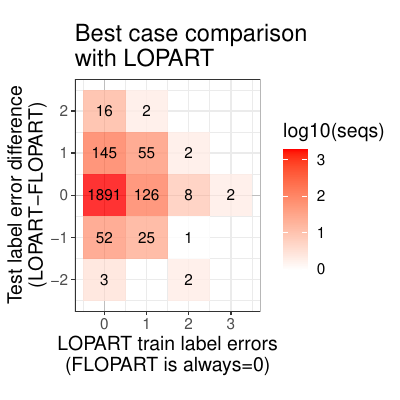

Write the R code that produced this figure.
library(data.table)
library(ggplot2)

err.dt <- data.table(csv=Sys.glob("figure-label-errors-data*/*.csv"))[, {data.table::fread(csv)}, by=csv]
err.dt <- err.dt[model == "Flopart"]

lopart.err.dt <- data.table(csv=Sys.glob("LOPART-figure-label-errors-data*/*.csv"))[, {data.table::fread(csv)}, by=csv]

err.dt <- rbind(err.dt, lopart.err.dt)

err.dt <- err.dt[order(dataset, sample.id, fold, pen)]
err.dt[, errors := fp + fn]

algo.colors <- c(
  LOPART = "red",
  FLOPART = "black"
)

scale.for <- function(algo){
  scale_fill_gradient(
    "log10(seqs)",
    low="white",
    high=algo.colors[[algo]])
}  

total.dt <- dcast(
  data.table(data.frame(err.dt)),
  dataset + sample.id + fold + model + pen ~ set.i,
  value.var="errors")

total.dt[, train.test := test+train]

total.min <- total.dt[, .SD[
  which.min(train.test)], by=.(dataset, sample.id, fold, model)]

total.min.wide <- dcast(
  total.min,
  dataset + sample.id + fold ~ model,
  value.var=c("test", "train", "train.test"))

total.min.wide[, diff := train.test_LOPART-train.test_Flopart]

total.min.wide[, train.test.diff := train.test_LOPART - train.test_Flopart]


mytab <- function(dt, col.name){
  errors <- dt[, .(
    count=.N,
    percent=100*.N/nrow(dt)
  ), by=col.name]
  is.zero <- errors[[col.name]] == 0
  is.pos <- errors[[col.name]] > 0
  is.neg <- errors[[col.name]] < 0
  pos <- errors[is.pos]
  neg <- errors[is.neg]
  sum.wide <- data.table(
    sum.count=sum(errors$count),
    zero.count=errors$count[is.zero],
    pos.count=sum(pos[["count"]]),
    pos.min=min(pos[[col.name]]),
    pos.max=max(pos[[col.name]]),
    neg.count=sum(neg[["count"]]),
    neg.min=min(neg[[col.name]]),
    neg.max=max(neg[[col.name]]))
  sum.tall <- melt(sum.wide, measure.vars=names(sum.wide))
  sum.tall[grepl("count", variable), percent := 100*value/nrow(dt) ]
  list(
    errors=errors,
    summary=sum.tall)
}

mytab(total.min.wide, "train_LOPART")

total.min.wide[, test.diff_LOPART := test_LOPART-test_Flopart]

mytab(total.min.wide, "test.diff_LOPART")

testing <- total.min[train > 0]

train.test.counts <- total.min.wide[, .(
  splits=.N
), by=.(train_LOPART, test.diff_LOPART)]


gg <- ggplot()+
  ggtitle("Best case comparison
with LOPART")+
  geom_hline(yintercept=0, color="grey")+
  geom_vline(xintercept=0, color="grey")+
  geom_tile(aes(
    train_LOPART, test.diff_LOPART, fill=log10(splits)),
    alpha=0.8,
    data=train.test.counts)+
  geom_text(aes(
    train_LOPART, test.diff_LOPART, label=splits),
    data=train.test.counts)+
  scale.for("LOPART")+
  coord_equal()+
  theme_bw()+
  scale_x_continuous(
    "LOPART train label errors
(FLOPART is always=0)")+
  scale_y_continuous(
    "Test label error difference
(LOPART-FLOPART)") + theme(text = element_text(size = 14)) 

pdf("LOPART-figure-label-errors.pdf", width=4, height=4)
print(gg)
dev.off()
show(gg)


# choosing pen which minimizes train first, then train second
total.dt <- total.dt[order(dataset, sample.id, model, fold, train,test)]
rank <- total.dt[, rank := order(train,test), by=.(dataset, sample.id, model, fold)]

total.min <- rank[, .SD[
  which.min(rank)], by=.(dataset, sample.id, fold, model)]

testing <- total.min[train > 0]

total.min.wide <- dcast(
  total.min,
  dataset + sample.id + fold ~ model,
  value.var=c("test", "train", "train.test"))

total.min.wide[, diff := train.test_LOPART-train.test_Flopart]

total.min.wide[, train.test.diff := train.test_LOPART - train.test_Flopart]

mytab(total.min.wide, "train_LOPART")

total.min.wide[, test.diff_LOPART := test_LOPART-test_Flopart]

mytab(total.min.wide, "test.diff_LOPART")

train.test.counts <- total.min.wide[, .(
  splits=.N
), by=.(train_LOPART, test.diff_LOPART)]


gg <- ggplot()+
  ggtitle("Best case comparison
with LOPART")+
  geom_hline(yintercept=0, color="grey")+
  geom_vline(xintercept=0, color="grey")+
  geom_tile(aes(
    train_LOPART, test.diff_LOPART, fill=log10(splits)),
    alpha=0.8,
    data=train.test.counts)+
  geom_text(aes(
    train_LOPART, test.diff_LOPART, label=splits),
    data=train.test.counts)+
  scale.for("LOPART")+
  coord_equal()+
  theme_bw()+
  scale_x_continuous(
    "LOPART train label errors
(FLOPART is always=0)")+
  scale_y_continuous(
    "Test label error difference
(LOPART-FLOPART)")


pdf("LOPART-figure-label-errors-min-train.pdf", width=8, height=8)
print(gg)
dev.off()
show(gg)





